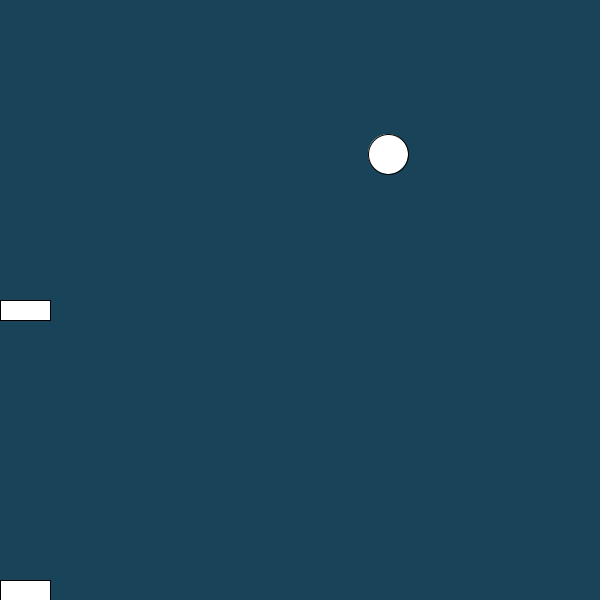
Frame 1 (no input)
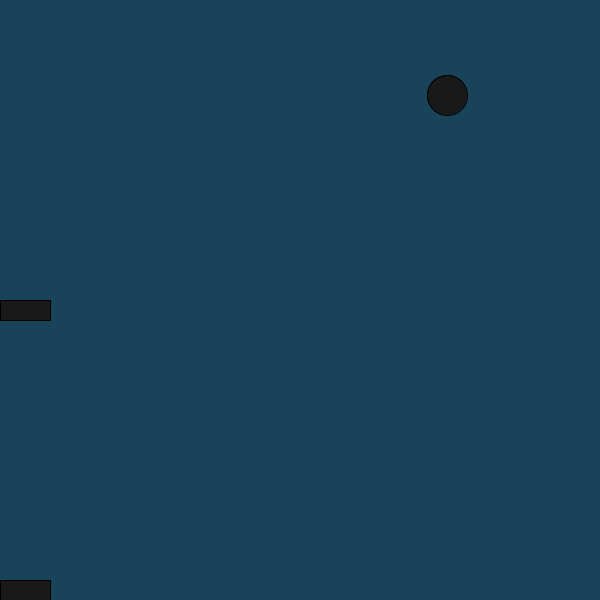
Frame 60 (the mouse pressed at the canvas centre just before this capture)
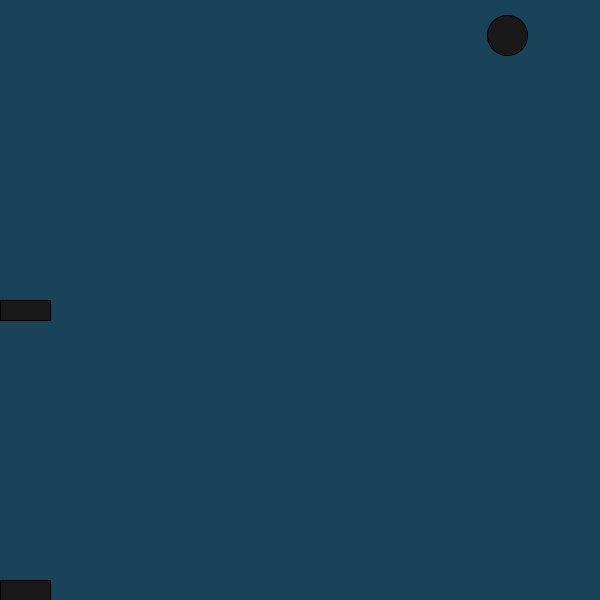
Frame 120 (the mouse held since frame 60 and released just before this capture)

The Processing sketch that drew these frames (run headless with seeded random() and noise(); from frame 60 on, the mouse is pressed at the canvas centre):

// Processing sketch: processing_83902
// ── processing_83902.pde

//Justin L. CP1 Mods 16/17, Pong

Paddle JMZ;
Paddle Tyler;
Ball hanson;
void setup()
{
  frameRate(100);
  JMZ = new Paddle();
  Tyler = new Paddle();
  hanson = new Ball();  
  size(600,600);
}
void draw()
{  
  background(25,67,89);
  JMZ.move();
  JMZ.show();
  Tyler.move();
  Tyler.show();
  hanson.move();
  hanson.bounce();
  hanson.show();
  fill(25,25,25);
}
class Paddle
{
  int dude;
  Paddle()
  {
    int dude = 300;
  }
  void move()
  {
    if(keyPressed == true && key == '4')
    {
      dude--;
    }
    if(keyPressed == true && key == '6')
    {
      dude++;
    }
  }
  void show()
  {
    rect(dude, 580, 50, 20);
    rect(dude, 300, 50, 20);
  }
}

class Ball
{
  int x, y;
  boolean up, right;
  Ball()
  {
    x = int(random(600));
    y = int(random(600));
    up = true;
    right = true;
  }
  void move()
  {
    if (up==true)
    {
      y--;
    }
    else
    {
      y++;
    }
    if (right==true)
    {
      x++;
    }
    else
    {
      x--;
    }
  }
  void bounce()
  {
    if (x>=580)
    {
      right = false;
    }
    else if (x<=20)
    {
      right = true;
    }
    else if (y>=580)
    {
      up = true;
    }
    else if (y<=20)
    {
      up = false;
    }
    else if(get(x,y+21) != color(25,67,89))
    {
      up = true;
    }
  }
  void show()
  {
    ellipse(x, y, 40, 40);
  }
}
